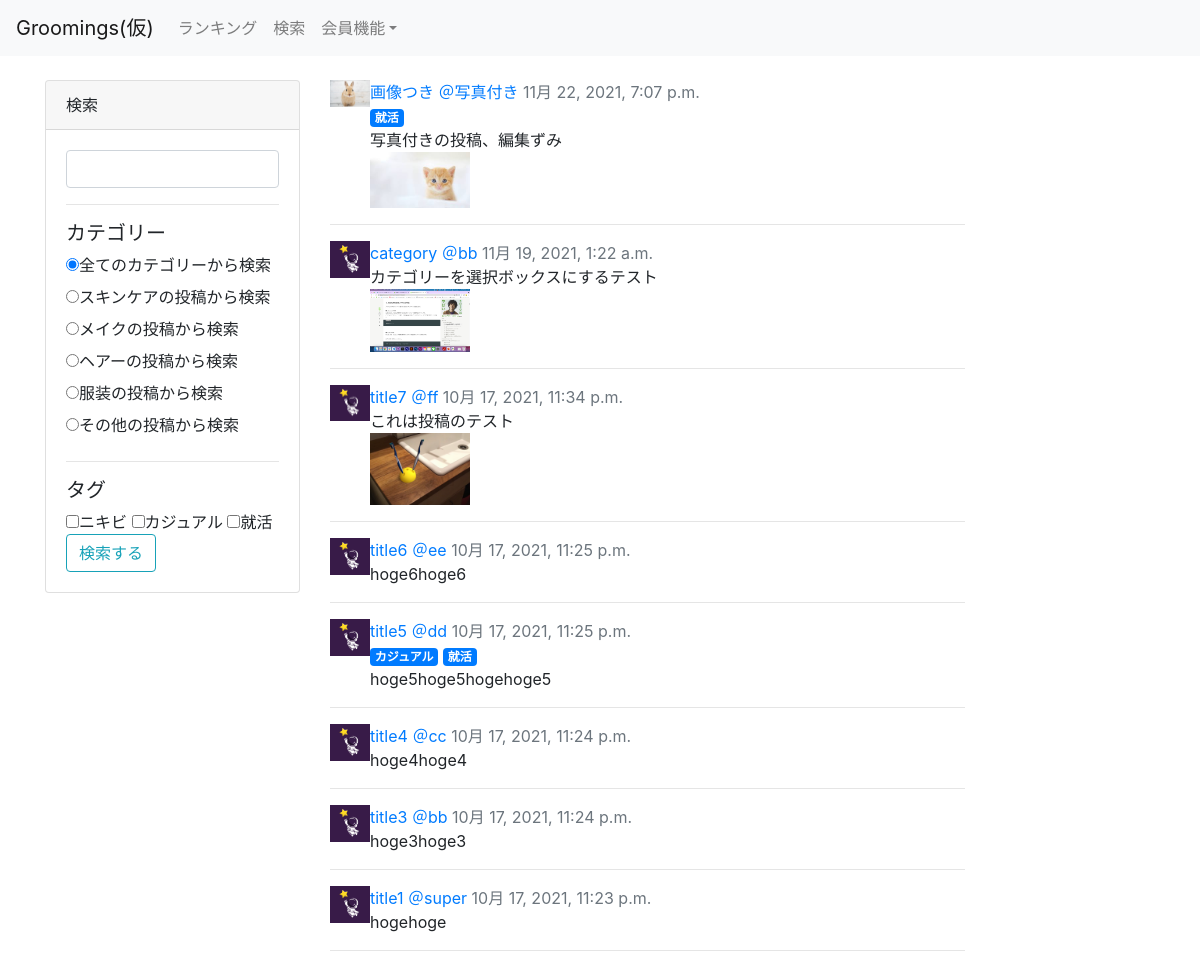
The app's page /search/ with its own data.
### groomings/models.py (models this page shows, shortened)
class Tag(models.Model):
    name = models.CharField(max_length=20, unique=True)
    post = models.ManyToManyField('Post', related_name="having_tags")
    class Meta:
        db_table = 'tag'

class Date(models.Model):
    created_at = models.DateTimeField(default=now)
    class Meta:
        abstract = True

class Post(Date):
    title = models.CharField(max_length=30)
    image1 = models.FileField(upload_to='post_image/', null=True, blank=True)
    image2 = models.FileField(upload_to='post_image/', null=True, blank=True)
    image3 = models.FileField(upload_to='post_image/', null=True, blank=True)
    text = models.TextField()
    user = models.ForeignKey(
        'User', on_delete=models.CASCADE, related_name="user_post"
    )
    favorite = models.ManyToManyField(User, related_name="user_favo_post")
    category = models.CharField(max_length=15, default='カテゴリーなし')
    class Meta:
        db_table = 'post'

class User(AbstractBaseUser, PermissionsMixin):
    username = models.CharField(max_length=150)
    email = models.EmailField(max_length=255, unique=True)
    image = models.FileField(upload_to='user_image/', null=True, blank=True)
    point = models.IntegerField(default=50, validators=[MinValueValidator(0)])
    follow = models.ManyToManyField(
        'self', blank=True, symmetrical=False, related_name="follower"
    )
    is_active = models.BooleanField(default=True)
    is_staff = models.BooleanField(default=False) # 管理画面にログインできるかどうか
    USERNAME_FIELD = 'email' # このテーブルのレコードを一意に識別
    REQUIRED_FIELDS = ['username'] # スーパーユーザー作成時に入力する(emailとパスワードは必須だからそれ以外で)
    objects = UserManager()
    class Meta:
        db_table = 'user'

### groomings/views.py (the view, shortened to what this page needs)
# urls.py: path(r'search/', views.search, name='search'), # 検索ページ
def search(request):
    posts = Post.objects.order_by('-created_at')
    all_tags = Tag.objects.all()
    check_tag_ids = []
    return render(request, 'groomings/search.html', context={"posts": posts, "tags": all_tags, "check_tag_ids": check_tag_ids})

### groomings/templates/groomings/search.html (shortened to what this page needs)
{% extends "groomings/base.html" %}
{% load tag_event %}
{% block content %}
    <div class="row">
        <div class="col-md-3">
            <div class="card">
                <div class="card-header">
                    検索
                </div>
                <div class="card-body">
                    <form method="get">
                        <input name="query" value="{{ request.GET.query }}" type="search" class="form-control">
                        <hr>
                        <h5>カテゴリー</h5>
                        <label><input type="radio" name="category" value="all" checked="checked">全てのカテゴリーから検索</label>
                        <label><input type="radio" name="category" value="skincare" {% if request.GET.category == 'skincare' %}checked="checked"{% endif %}>スキンケアの投稿から検索</label>
                        <label><input type="radio" name="category" value="make" {% if request.GET.category == 'make' %}checked="checked"{% endif %}>メイクの投稿から検索</label>
                        <label><input type="radio" name="category" value="hair" {% if request.GET.category == 'hair' %}checked="checked"{% endif %}>ヘアーの投稿から検索</label>
                        <label><input type="radio" name="category" value="fashion" {% if request.GET.category == 'fashion' %}checked="checked"{% endif %}>服装の投稿から検索</label>
                        <label><input type="radio" name="category" value="others" {% if request.GET.category == 'others' %}checked="checked"{% endif %}>その他の投稿から検索</label>
                        <hr>
                        <h5>タグ</h5>
                        {% for tag in tags %}
                        {% if tag.id in check_tag_ids %}
                        <input type="checkbox" name="tag" value="{{ tag.id }}" checked>{{ tag.name }}
                        {% else %}
                        <input type="checkbox" name="tag" value="{{ tag.id }}">{{ tag.name }}
                        {% endif %}
                        {% endfor %}
                        <input type="submit" name="button" value="検索する" class="btn btn-outline-info">
                    </form>
                </div>
            </div>
        </div>
        <div class="col-md-7">
            <ul class="list-unstyled">
                {% for post in posts %}
                <li class="media mb-3 post">
                    {% if post.user.image %}
                    <img src="{{ post.user.image.url }}" width="40px">
                    {% else %}
                    <img src="/media/static/default.png" width="40px">
                    {% endif %}
                    <div class="media-body">
                        <a href="{% url 'groomings:post_detail' post.id %}">{{ post.title }}</a>
                        <a href="{% url 'groomings:user' post.user.id %}">＠{{ post.user.username }}</a>
                        <span class="text-muted">{{ post.created_at }}</span><br>
                        {% for tag in post.having_tags.all %}
                        <span class="badge badge-primary">{{ tag.name }}</span>
                        {% endfor %}
                        <div>
                            {{ post.text }}
                        </div>
                        <div class="post_image">
                            {% if post.image1 %}
                            <img src="{{ post.image1.url }}" alt="" width="100px">
                            {% endif %}
                            {% if post.image2 %}
                            <img src="{{ post.image2.url }}" alt="" width="100px">
                            {% endif %}
                        </div>
                    </div>
                </li>
                <hr>
                {% endfor %}
            </ul>
        </div>
    </div>
{% endblock %}

### records on screen
Tag: name "ニキビ"
Tag: name "カジュアル"
Tag: name "就活"
Post: user.image (picture), title "画像つき", user.username "写真付き", created_at "11月 22, 2021, 7:07 p.m.", text "写真付きの投稿、編集ずみ", image2 (picture)
Post: title "category", user.username "bb", created_at "11月 19, 2021, 1:22 a.m.", text "カテゴリーを選択ボックスにするテスト", image1 (picture)
Post: title "title7", user.username "ff", created_at "10月 17, 2021, 11:34 p.m.", text "これは投稿のテスト", image1 (picture)
Post: title "title6", user.username "ee", created_at "10月 17, 2021, 11:25 p.m.", text "hoge6hoge6"
Post: title "title5", user.username "dd", created_at "10月 17, 2021, 11:25 p.m.", text "hoge5hoge5hogehoge5"
Post: title "title4", user.username "cc", created_at "10月 17, 2021, 11:24 p.m.", text "hoge4hoge4"
Post: title "title3", user.username "bb", created_at "10月 17, 2021, 11:24 p.m.", text "hoge3hoge3"
Post: title "title1", user.username "super", created_at "10月 17, 2021, 11:23 p.m.", text "hogehoge"
